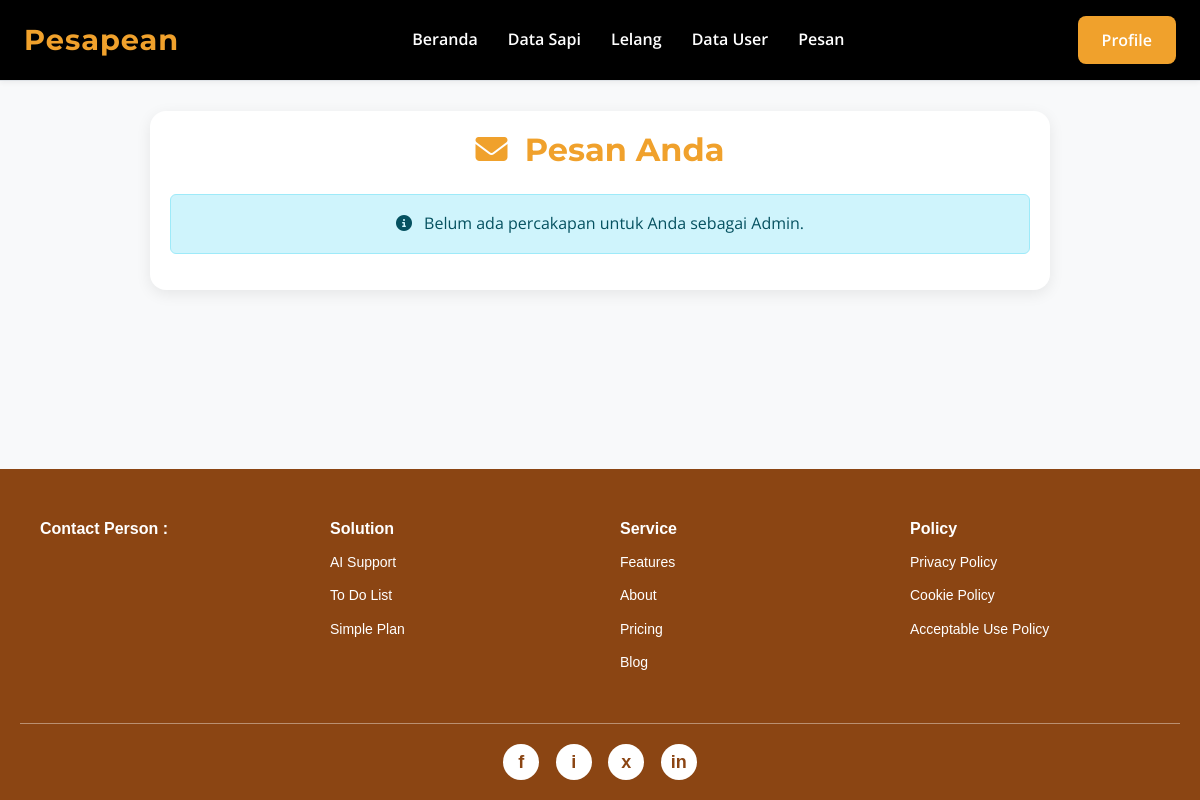
The app's page /admin/pesan.php (signed in), older data.
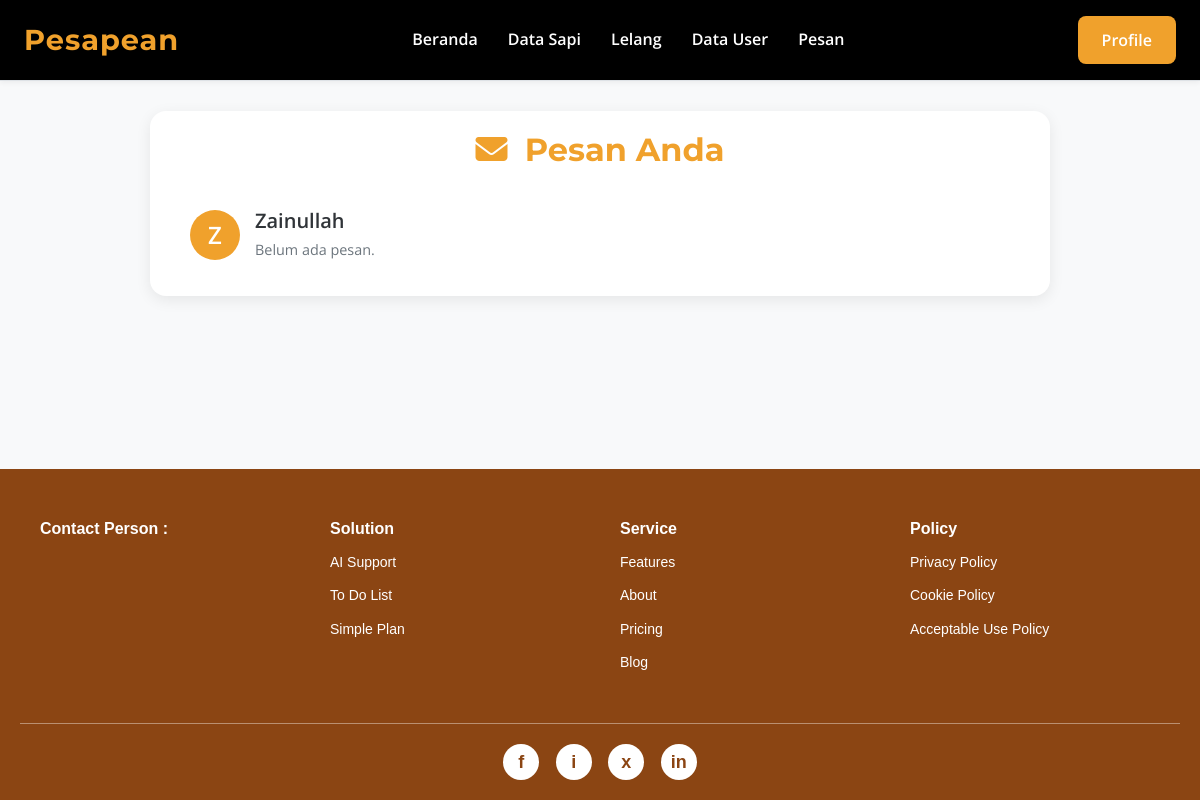
The same page, newer data.
### tables this page shows
CREATE TABLE `chatRooms` (
  `id_chatRooms` int NOT NULL,
  `id_sapi` int DEFAULT NULL,
  `user1_id` int NOT NULL,
  `user2_id` int NOT NULL,
  `chat_type` enum('sapi_chat','admin_chat') NOT NULL DEFAULT 'sapi_chat',
  `createdAt` datetime DEFAULT CURRENT_TIMESTAMP,
  `updatedAt` datetime DEFAULT CURRENT_TIMESTAMP ON UPDATE CURRENT_TIMESTAMP
);

### admin/pesan.php (the view, shortened to what this page needs)
<?php
include '../koneksi.php';
$current_user_id = $_SESSION['id_user'];
$query = "SELECT
            cr.id_chatRooms,
            cr.id_sapi,
            cr.user1_id,
            cr.user2_id,
            cr.chat_type,
            ds.jenis_kelamin AS sapi_jenis_kelamin,
            ms.name AS sapi_jenis_sapi,
            CASE
                WHEN cr.user1_id = ? THEN u2.username
                ELSE u1.username
            END AS chat_partner_username,
            CASE
                WHEN cr.user1_id = ? THEN cr.user2_id
                ELSE cr.user1_id
            END AS chat_partner_id,
            (SELECT pesan FROM chatMessage WHERE id_chatRooms = cr.id_chatRooms ORDER BY waktu_kirim DESC LIMIT 1) AS last_message,
            (SELECT waktu_kirim FROM chatMessage WHERE id_chatRooms = cr.id_chatRooms ORDER BY waktu_kirim DESC LIMIT 1) AS last_message_time
          FROM
            chatRooms cr
          LEFT JOIN
            data_sapi ds ON cr.id_sapi = ds.id_sapi
          LEFT JOIN
            macamSapi ms ON ds.id_macamSapi = ms.id_macamSapi
          LEFT JOIN
            users u1 ON cr.user1_id = u1.id_user
          LEFT JOIN
            users u2 ON cr.user2_id = u2.id_user
          WHERE
            cr.user1_id = ? OR cr.user2_id = ?
          ORDER BY
            last_message_time DESC, cr.updatedAt DESC";
$stmt = mysqli_prepare($koneksi, $query);
mysqli_stmt_bind_param($stmt, "iiii", $current_user_id, $current_user_id, $current_user_id, $current_user_id);
mysqli_stmt_execute($stmt);
$result = mysqli_stmt_get_result($stmt);
?>
<!DOCTYPE html>
<html lang="id">
<head>
    <link rel="stylesheet" href="../style.css">
    <link rel="stylesheet" href="https://cdnjs.cloudflare.com/ajax/libs/font-awesome/6.5.0/css/all.min.css">
    <link href="https://cdn.jsdelivr.net/npm/bootstrap@5.3.3/dist/css/bootstrap.min.css" rel="stylesheet">
</head>
<body>
    <header class="main-header">
        <nav class="navbar">
            <div class="logo">
                <a href="../admin/admin.php">Pesapean</a>
            </div>
            <ul class="nav-links">
                <li><a href="../admin/admin.php">Beranda</a></li>
                <li><a href="../admin/data_sapi.php?jenis=sonok">Data Sapi</a></li>
                <li><a href="../admin/lelang.php">Lelang</a></li>
                <li><a href="../admin/data_user.php">Data User</a></li>
                <li><a href="../admin/pesan.php">Pesan</a></li>
            </ul>
            <div class="auth-links">
                <?php if (isset($_SESSION['id_user'])): ?>
                    <a href="../auth/profile.php" class="btn btn-primary">Profile</a>
                <?php else: ?>
                    <a href="../auth/login.php" class="btn btn-primary">Login</a>
                    <a href="../auth/register.php" class="btn btn-outline-primary">Daftar</a>
                <?php endif; ?>
            </div>
        </nav>
    </header>
    <div class="main-content">
        <div class="container">
            <div class="messages-container">
                <h2><i class="fas fa-envelope me-2"></i> Pesan Anda</h2>
                <?php if (mysqli_num_rows($result) > 0): ?>
                    <?php while ($chat = mysqli_fetch_assoc($result)): ?>
                        <?php
                        $chat_partner_id_for_link = ($chat['user1_id'] == $current_user_id) ? $chat['user2_id'] : $chat['user1_id'];
                        $chat_identifier = '';
                        if ($chat['chat_type'] == 'sapi_chat' && !empty($chat['id_sapi'])) {
                            $sapi_display = ($chat['sapi_jenis_sapi'] ?? 'Sapi') . ' - ' . ($chat['sapi_jenis_kelamin'] ?? '');
                            $chat_identifier = ' (Sapi: ' . htmlspecialchars($sapi_display) . ')';
                        } else if ($chat['chat_type'] == 'admin_chat') {
                            $chat_identifier = '';
                        }
                        ?>
                        <a href="chat_admin.php?sapi_id=<?= htmlspecialchars($chat['id_sapi'] ?? '0') ?>&recipient_id=<?= htmlspecialchars($chat_partner_id_for_link) ?>&chat_type=<?= htmlspecialchars($chat['chat_type']) ?>" class="chat-list-item">
                            <div class="chat-avatar">
                                <?= strtoupper(substr($chat['chat_partner_username'], 0, 1)) ?>
                            </div>
                            <div class="chat-details">
                                <h5><?= htmlspecialchars($chat['chat_partner_username']) ?> <small class="text-muted"><?= $chat_identifier ?></small></h5>
                                <p><?= htmlspecialchars($chat['last_message'] ?? 'Belum ada pesan.') ?></p>
                            </div>
                        </a>
                    <?php endwhile; ?>
                <?php else: ?>
                    <div class="alert alert-info text-center" role="alert">
                        <i class="fas fa-info-circle me-2"></i> Belum ada percakapan untuk Anda sebagai Admin.
                    </div>
                <?php endif; ?>
            </div>
        </div>
    </div>
    <?php include '../footer.php'; ?>
</body>
</html>

Row changes from the older to the newer data that the page shows:
added chatrooms: chat_partner_username "Z", chat_partner_username "Zainullah", last_message "Belum ada pesan."
Text that changed along with them:
text no longer shown: "Belum ada percakapan untuk Anda sebagai Admin."
